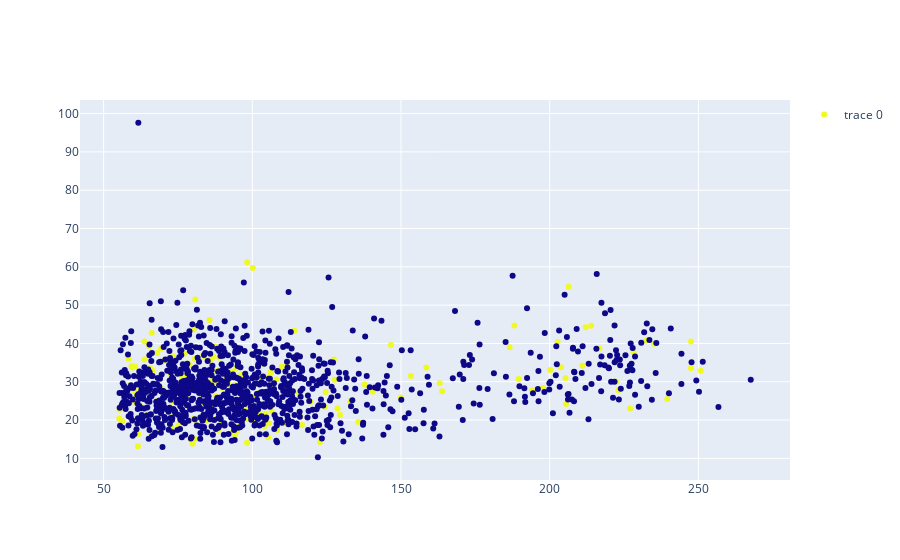

Source (notebook cell):
### Code cell
p2 = go.Scatter(x=X_test['avg_glucose_level'],
                y=X_test['bmi'],
                mode='markers',
                #color=y
                marker=dict(color=y)
               )


layout = go.Layout(xaxis=dict(ticks='', showticklabels=True,
                              zeroline=False),
                   yaxis=dict(ticks='', showticklabels=True,
                              zeroline=False),
                   showlegend=True, hovermode='closest')

fig2 = go.Figure(data=[p2], layout=layout)

py.offline.iplot(fig2)

### Figure 1 — Plotly figure (JSON) as saved in the notebook; plotly's stock layout.template omitted (floating-point values rounded to 4 significant figures; data arrays with more than 128 entries replaced by an {"elided": "..."} marker saying what was removed)
{"data": [{"marker": {"color": {"elided": "4909 int values"}}, "mode": "markers", "type": "scatter", "x": {"elided": "1228 float values"}, "y": {"elided": "1228 float values"}}], "layout": {"hovermode": "closest", "showlegend": true, "xaxis": {"showticklabels": true, "ticks": "", "zeroline": false}, "yaxis": {"showticklabels": true, "ticks": "", "zeroline": false}}}
